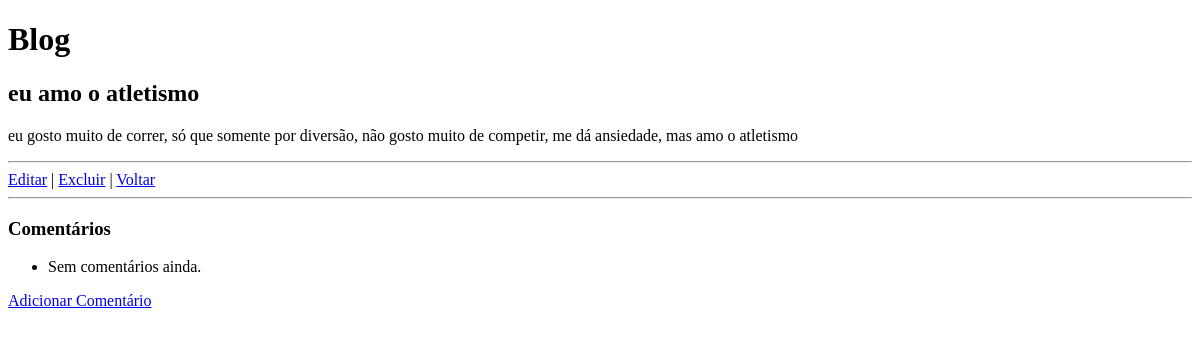
Page /posts/3/ on the earlier database version.
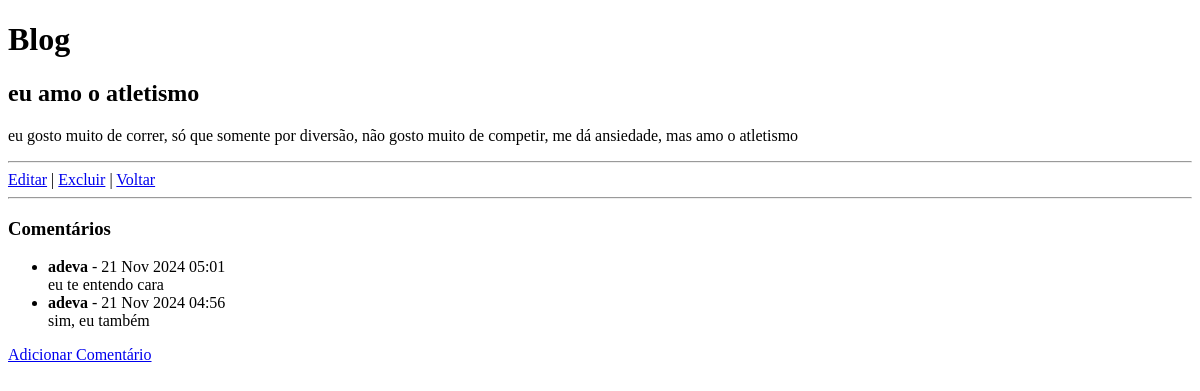
Same page on the later database version.
### blog/models.py (models this page shows, shortened)
class Post(models.Model):
  title = models.CharField(max_length=200)
  content = models.TextField()
  created_at = models.DateTimeField(auto_now_add=True)

class Comment(models.Model):
  author = models.ForeignKey(User, on_delete=models.CASCADE)
  post = models.ForeignKey('Post', related_name='comments', on_delete=models.CASCADE)
  text = models.TextField()
  created_at = models.DateTimeField(default=now)

### blog/views.py (the view)
# urls.py: path('posts/<int:pk>/', PostDetailView.as_view(), name='post_detail'),
class PostDetailView(DetailView):
  model = Post
  template_name = 'blog/post_detail.html'
  def get_context_data(self, **kwargs):
    context = super().get_context_data(**kwargs)
    context['comments'] = self.object.comments.order_by('-created_at')
    return context

### templates/blog/post_detail.html
{% extends "base.html" %}
{% block content %}
  <h2>{{ post.title }}</h2>
  <p>{{ post.content }}</p>
  <hr>
  <a href="{% url 'post_update' post.pk %}">Editar</a> |
  <a href="{% url 'post_delete' post.pk %}">Excluir</a> |
  <a href="{% url 'post_list' %}">Voltar</a>
  <hr>
  <h3>Comentários</h3>
  <ul>
    {% for comment in comments %}
      <li>
        <strong>{{ comment.author.username }}</strong> - {{ comment.created_at|date:"d M Y H:i" }}<br>
        {{ comment.text }}
      </li>
    {% empty %}
      <li>Sem comentários ainda.</li>
    {% endfor %}
  </ul>
  <a href="{% url 'comment_create' post.pk %}">Adicionar Comentário</a>
{% endblock %}

### templates/base.html (shortened to what this page needs)
<!DOCTYPE html>
<html lang="en">
<head>
</head>
<body>
    <header>
        <h1>Blog</h1>
    </header>
    <main>
        {% block content %}{% endblock %}
    </main>
</body>
</html>

Differences in the rows shown:
added Comment: author.username "adeva", created_at "21 Nov 2024 05:01", text "eu te entendo cara"
added Comment: author.username "adeva", created_at "21 Nov 2024 04:56", text "sim, eu também"
Other differences:
text no longer shown: "Sem comentários ainda."
